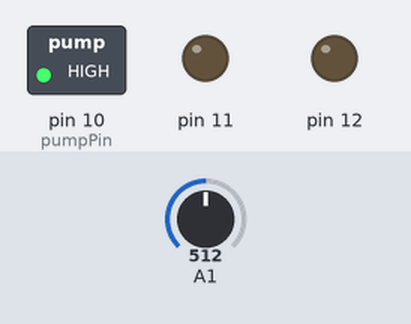
Bench run of a sketch on a simulated Arduino Uno, built with avr-gcc and run on an emulated ATmega328P. Parts: switched loads named in the sketch (green lamp = pin HIGH), output pins drawn as LEDs (lit = HIGH). The test bench sets the inputs (shaded band); at power-on: A1 = 512. What the sketch prints to the serial monitor is not drawn.

Above: at 0.1 s.
At 120.1 s:
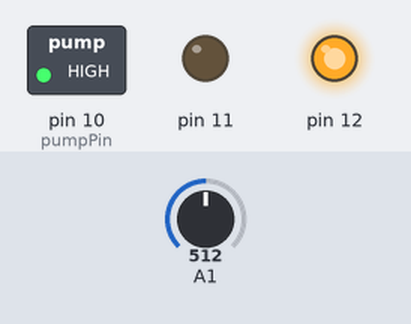
At 121.1 s:
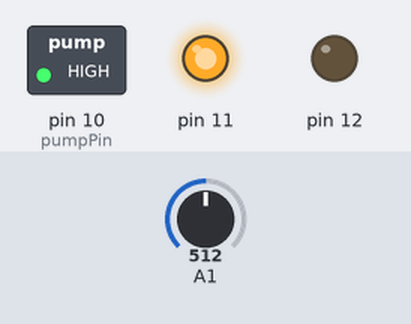
Timing chart, 0 to 123.5 s (numbered marks = the images above):
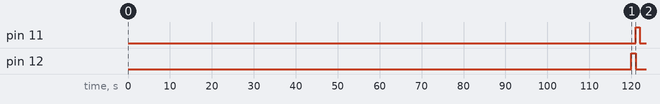

Measured:
- by itself, pin 11: LOW → HIGH at 121 s, → LOW 1.0 s later
- by itself, pin 12: LOW → HIGH at 120 s, → LOW 1.0 s later

The sketch:

IrigMa.ino
```cpp
#include <MoistureSensor.h>
#include <Time.h>
#include <TimeAlarms.h>

int pumpPin = 10;

int moisture = 0;
int moistureThreshold = 40;
int moistureRange = 5;

MoistureSensor sensor1(11,12,1);

void setup() {
  setTime(0,0,0,1,1,15);
  pinMode(pumpPin,OUTPUT);
  digitalWrite(pumpPin,HIGH);
  Alarm.timerRepeat(120, controlMoisture);
  Serial.begin(9600);
  Serial.println("Welcome to IrigMa Debug Mode");
}
void loop() {
  Alarm.delay(100);
  Serial.print("-");
}

void controlMoisture() {
  sensor1.setCurrent(false);
  delay(1000);
  moisture = sensor1.checkMoisture();
  sensor1.setCurrent(true);
  delay(1000);
  moisture += sensor1.checkMoisture();
  moisture = moisture /2;
  sensor1.sleep();
  if (moisture <= moistureThreshold) giveWater();
  Serial.print("Moisture: ");
  Serial.println(moisture);
}

void giveWater() {
  Serial.println("Giving Water");
  digitalWrite(pumpPin,LOW);
  delay(5000);
  digitalWrite(pumpPin,HIGH);
}
```
